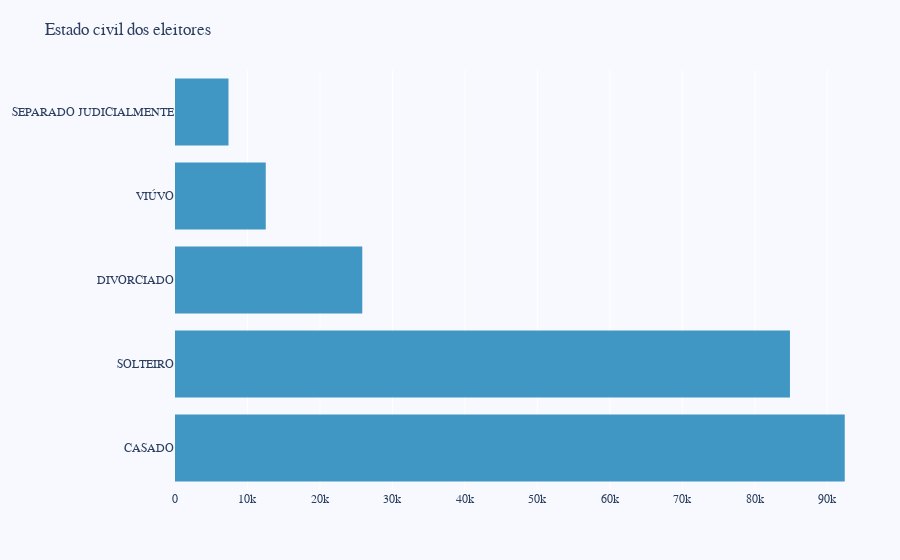

The notebook cell saved with this chart:
### Code cell
graficoEstadoCivil(estadoCivilGeral(sjc)).show()

### Figure 1 — Plotly figure (JSON) as saved in the notebook; plotly's stock layout.template omitted (floating-point values rounded to 4 significant figures)
{"data": [{"marker": {"color": "#4197c4", "line": {"color": "rgba(0, 0, 0, 0)", "width": 1}}, "name": "Estado Civil", "orientation": "h", "type": "bar", "x": [92417, 84855, 25842, 12524, 7382], "y": ["CASADO", "SOLTEIRO", "DIVORCIADO", "VIÚVO", "SEPARADO JUDICIALMENTE"]}], "layout": {"font": {"family": "Hind", "size": 12}, "margin": {"b": 70, "l": 100, "r": 20, "t": 70}, "paper_bgcolor": "rgb(248, 248, 255)", "plot_bgcolor": "rgb(248, 248, 255)", "title": {"text": "Estado civil dos eleitores"}, "xaxis": {"showgrid": true, "showline": false, "showticklabels": true, "zeroline": false}, "yaxis": {"showgrid": false, "showline": false, "showticklabels": true}}}
